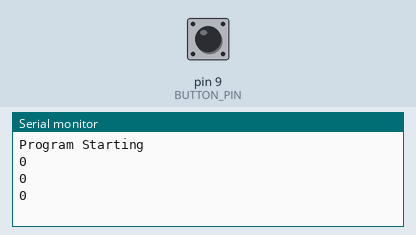
Recording of a sketch running on a simulated Arduino Uno, built with avr-gcc and run on an emulated ATmega328P. Shown: the last lines printed to the serial monitor. Inputs (shaded band) come from the test bench; at power-on: pin 9 (BUTTON_PIN) LOW.

Above: at 2.8 s.
2.9 s: pin 9 (BUTTON_PIN) pulled HIGH for 1.2 s
At 3.8 s:
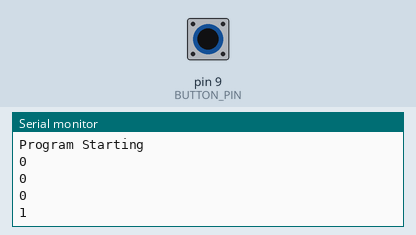
5.6 s: pin 9 (BUTTON_PIN) pulled HIGH for 1.2 s
At 6.4 s:
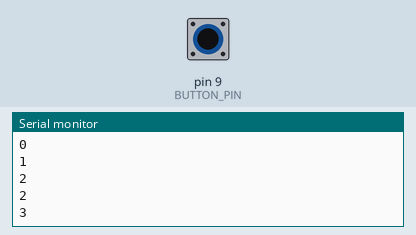
8.3 s: pin 9 (BUTTON_PIN) pulled HIGH for 3.2 s
At 9.8 s:
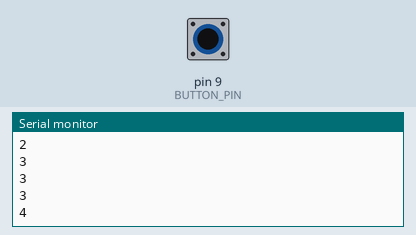
Timing chart, 0 to 11.3 s (numbered marks = the images above; inputs shaded):
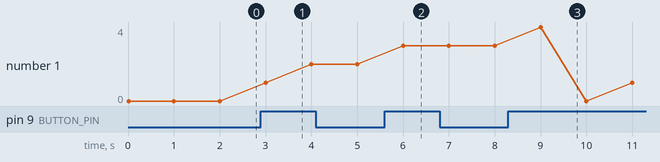

Measured:
- after the input at 2.9 s, the serial monitor: prints a new line after 0.10 s (image 1)
- after the input at 5.6 s, the serial monitor: prints a new line after 0.40 s (image 2)
- after the input at 8.3 s, the serial monitor: prints a new line after 0.70 s (image 3)
- plotted number 1: 0 → 2 after the input at 2.9 s, 2 → 3 after the input at 5.6 s, 3 → 1 after the input at 8.3 s

The sketch:

sketch_dec10a.ino
```cpp
#define BUTTON_PIN 9

int counter = 0;

void setup() {
  Serial.begin(9600);
  pinMode(BUTTON_PIN, INPUT);
  Serial.println("Program Starting");

}

void loop() {
  int buttonState = digitalRead(BUTTON_PIN);
  if (buttonState) {
    counter++;
  }
  counter = counter % 5;
  Serial.println(counter);
  delay(1000);
}
```
